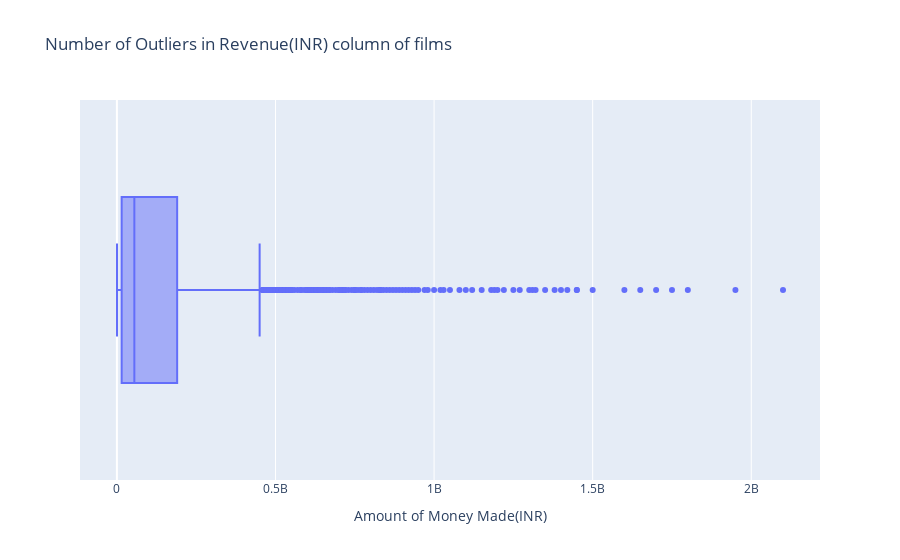

The notebook cell saved with this chart:
### Code cell
px.box(films, x='Revenue(INR)',labels = {'Revenue(INR)' : 'Amount of Money Made(INR)'}, title = "Number of Outliers in Revenue(INR) column of films")

### Figure 1 — Plotly figure (JSON) as saved in the notebook; plotly's stock layout.template omitted (floating-point values rounded to 4 significant figures; data arrays with more than 128 entries replaced by an {"elided": "..."} marker saying what was removed)
{"data": [{"alignmentgroup": "True", "hovertemplate": "Amount of Money Made(INR)=%{x}<extra></extra>", "legendgroup": "", "marker": {"color": "#636efa"}, "name": "", "notched": false, "offsetgroup": "", "orientation": "h", "showlegend": false, "type": "box", "x": {"elided": "1698 int values"}, "x0": " ", "xaxis": "x", "y0": " ", "yaxis": "y"}], "layout": {"boxmode": "group", "legend": {"tracegroupgap": 0}, "title": {"text": "Number of Outliers in Revenue(INR) column of films"}, "xaxis": {"anchor": "y", "domain": [0, 1], "title": {"text": "Amount of Money Made(INR)"}}, "yaxis": {"anchor": "x", "domain": [0, 1]}}}
